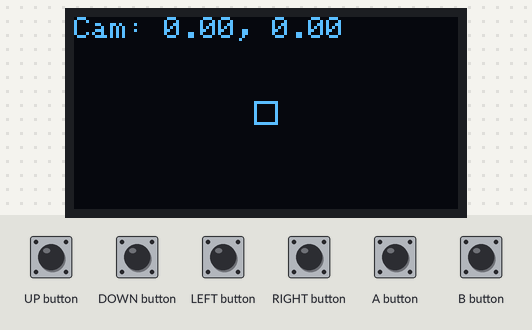
Recording of a sketch running on a simulated Arduboy, built with avr-gcc and run on an emulated ATmega32U4. Shown: 128×64 one-colour display. The inputs (shaded band) are chosen by the test bench.

Above: at 1.2 s.
1.3 s: UP button pressed for 0.15 s
At 1.7 s:
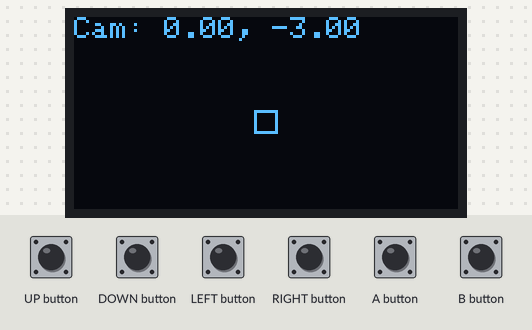
2.9 s: DOWN button pressed for 1 s
At 4.3 s:
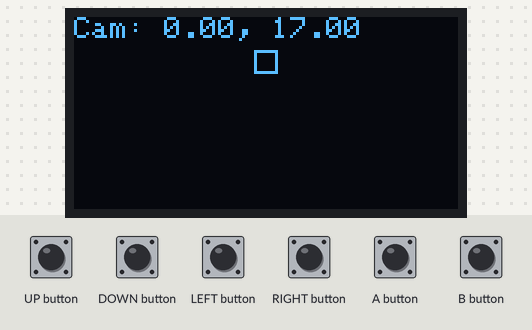
5.4 s: LEFT button pressed for 0.15 s
At 6.1 s:
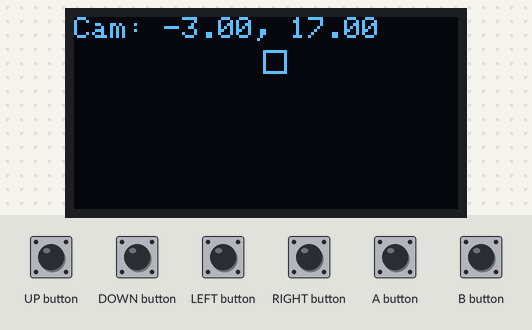
7.0 s: RIGHT button pressed for 0.15 s
At 7.07 s:
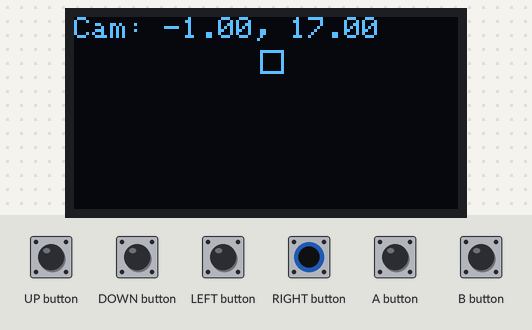
8.6 s: UP button pressed for 1 s
At 8.62 s:
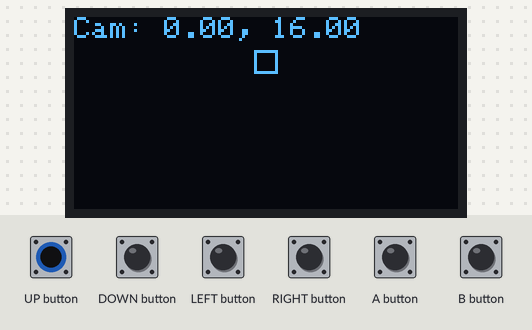
11.1 s: LEFT button pressed for 1 s
At 13.1 s:
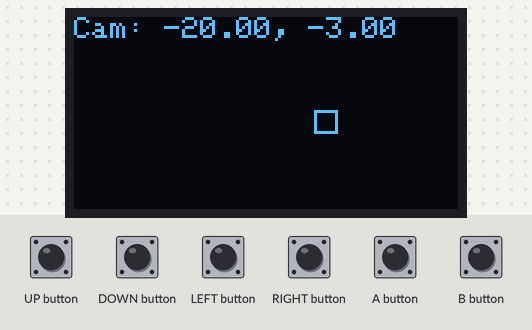

The sketch:

Ardulib2d.ino
```cpp
#include<Arduboy2.h>

#include"Camera.h"
#include"RectShape.h"

#include"Arduboy2D.h"

Arduboy2 arduboy;

Arduboy2D engine = Arduboy2D();

Camera camera = Camera();
RectShape rect = RectShape(60, 28, 8, 8, WHITE);

void setup() {
  // put your setup code here, to run once:
  arduboy.begin();

  arduboy.setFrameRate(20);
}

void loop() {
  // put your main code here, to run repeatedly:
  if (!(arduboy.nextFrame()))
    return;
  arduboy.clear();
  arduboy.pollButtons();

  rect.draw(arduboy, camera);

  if (arduboy.pressed(LEFT_BUTTON)) {
    camera.position.x -= 1;
  }
  if (arduboy.pressed(RIGHT_BUTTON)) {
    camera.position.x += 1;
  }
  if (arduboy.pressed(UP_BUTTON)) {
    camera.position.y -= 1;
  }
  if (arduboy.pressed(DOWN_BUTTON)) {
    camera.position.y += 1;
  }

  arduboy.setCursor(0, 0);
  arduboy.print("Cam: ");
  arduboy.print(camera.position.x); arduboy.print(", "); arduboy.print(camera.position.y);

  arduboy.display();
}
```

Arduboy2D.cpp
```cpp
#include "Arduboy2D.h"

Arduboy2D::Arduboy2D() {
  camera = new Camera();
}
```

Arduboy2D.h
```cpp
#ifndef ARDUBOY2D_H
#define ARDUBOY2d_H

#include "Camera.h"
#include "RectShape.h"

class Arduboy2D {
  public:
    Camera *camera;

    Arduboy2D();

    void Draw(RectShape &rectShape);

    void DrawGUI(RectShape &rectShape);
};

#endif
```

Base.cpp
```cpp
#include"Base.h"
```

Base.h
```cpp
#ifndef BASE_H
#define BASE_H

#include"Vector2.h"

class Base {
  public:
    Vector2 position;
    bool enabled;

    Base() : position(Vector2(0, 0)), enabled(true) {}
    Base(const Vector2 &position) : position(Vector2(position)) {}
};

#endif
```

Camera.cpp
```cpp
#include"Camera.h"

#define CAMERA_WIDTH    128;
#define CAMERA_HEIGHT   64;

Vector2 Camera::worldToScreenPosition(const Vector2 &vector) {
  return Vector2(vector.x - position.x, vector.y - position.y);
}
```

Camera.h
```cpp
#ifndef CAMERA_H
#define CAMERA_H

#include"Base.h"

class Camera : public Base {
  public:
    Camera() : Base() {}
    Camera(const Vector2 &vector) : Base(vector) {}

    Vector2 worldToScreenPosition(const Vector2 &vector);
};

#endif
```

RectShape.cpp
```cpp
#include<Arduboy2.h>

#include"Camera.h"
#include"RectShape.h"

void RectShape::draw(Arduboy2 &arduboy, Camera &camera) {
  Vector2 realPosition = camera.worldToScreenPosition(Vector2(position.x, position.y));
  arduboy.drawRect(realPosition.x, realPosition.y, width, height, color);
}
```

RectShape.h
```cpp
#ifndef RECT_SHAPE_H
#define RECT_SHAPE_H

#include<Arduboy2.h>

#include"Camera.h"
#include"Vector2.h"

class RectShape : public Base {
  public:
    int width;
    int height;
    int color;

    RectShape() : Base(), width(0), height(0), color(WHITE) {}
    RectShape(int x, int y, int width, int height, int color) : Base(Vector2(x, y)), width(width), height(height), color(color) {}

    void draw(Arduboy2 &arduboy, Camera &camera);
};

#endif
```

Vector2.cpp
```cpp
#include"Vector2.h"
```

Vector2.h
```cpp
#ifndef VECTOR2_H
#define VECTOR2_H

class Vector2 {
  public:
    float x;
    float y;

    Vector2() : x(0), y(0) {}
    Vector2(float x, float y) : x(x), y(y) {}
    Vector2(const Vector2 &vector) : x(vector.x), y(vector.y) {}
};

#endif
```

Measured:
- after the input at 1.3 s, the display: first changes at once (image 1 shows a later state)
- after the input at 2.9 s, the display: first changes at once (image 2 shows a later state)
- after the input at 5.4 s, the display: first changes at once (image 3 shows a later state)
- after the input at 7.0 s, the display: first changes at once (image 4 shows a later state)
- after the input at 8.6 s, the display: changes at once (image 5)
- after the input at 11.1 s, the display: first changes at once (image 6 shows a later state)
